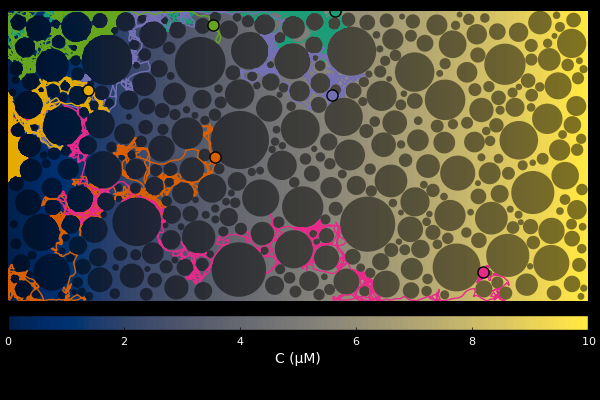

Julia code for this plot:
using Bactos
using Agents
using DelimitedFiles
using LinearAlgebra
using Plots

# overlap between spheres
isoverlapping(p1, p2, r1, r2) = (norm(p1 .- p2) ≤ r1+r2)
isoverlapping(a, b) = isoverlapping(a.pos, b.pos, a.radius, b.radius)

# draw a circle
function circleShape(x₀,y₀,r,n=50)
    θ = LinRange(0, 2π, n)
    x₀ .+ r.*sin.(θ), y₀ .+ r.*cos.(θ)
end # function


# Physical parameters
timestep = 0.1 # s
extent = (1000.0, 500.0) # μm
periodic = false
n_microbes = 6

# Initialise obstacles (read configuration from file) 
obstacle_data = readdlm("phi065_rmin5_Lx1000_Ly500.dat")
bodyrad = obstacle_data[:,1] # μm
max_radius = maximum(bodyrad)
bodypos = [Tuple(obstacle_data[i,2:3]) for i in axes(obstacle_data,1)] # μm
bodies = [
    ObstacleSphere(pos, r) for (r,pos) in zip(bodyrad,bodypos)
]

pathfinder = initialise_pathfinder(extent, periodic, 0.5, bodies)

# Initialise microbes at x=0
microbes = [Celani{2}(
    id=i, pos=(0,rand()*extent[2])) for i in 1:n_microbes
]
# Update microbe positions to avoid overlap with obstacles
for m in microbes
    while any(map(b -> isoverlapping(m,b), bodies))
        m.pos = (0, rand()*extent[2])
    end # while
end # for

# Setup concentration field
C₀=0.0
C₁=10.0
concentration_field(x,y,C₀,C₁,Lx) = C₀+(C₁-C₀)/Lx*x
function concentration_field(pos, model)
    C₀, C₁ = model.cfield_params
    Lx = model.space.extent[1]
    x, y = pos
    concentration_field(x,y,C₀,C₁,Lx)
end
function concentration_gradient(pos,model)
    C₀, C₁ = model.cfield_params
    Lx = model.space.extent[1]
    return ((C₁-C₀)/Lx, 0.0)
end

model_properties = Dict(
    :bodies => bodies,
    :neighborlist => neighborlist,
    :cfield_params => (C₀, C₁),
    :concentration_field => concentration_field,
    :concentration_gradient => concentration_gradient,
    :pathfinder => pathfinder
)

model = initialise_model(;
    microbes, timestep, extent, periodic, model_properties,
    random_positions = false
)

adata = [:pos]
@time adf, = run!(model, microbe_step!, model_step!, 8000; adata)

traj = vectorize_adf_measurement(adf, :pos)
x = first.(traj)'
y = last.(traj)'

plot(
    xlims=(0,extent[1]), ylims=(0,extent[2]),
    palette=:Dark2, legend=false,
    bgcolor=:black, grid=false, axis=false,
    colorbar=:bottom, colorbartitle="C (μM)",
    ratio=1)

contourf!(
    0:extent[1], 0:extent[2],
    (x,y) -> concentration_field(x,y,C₀,C₁,extent[1]),
    color=:cividis, levels=100
)

for body in bodies
    plot!(
        circleShape(body.pos..., body.radius),
        seriestype=:shape, lw=0, lab=false,
        c=:black, fillalpha=0.5,
    )
end # for

plot!(x,y, lc=(1:n_microbes)')
scatter!(x[end:end,:], y[end:end,:], mc=(1:n_microbes)', ms=8, msc=:black)
